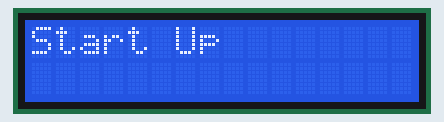
This program was run on a simulated ESP32. On the bench: 16×2 character LCD.

Above: at 0.2 s.
At 2.2 s:
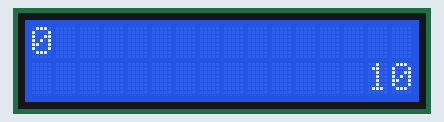
At 3.2 s:
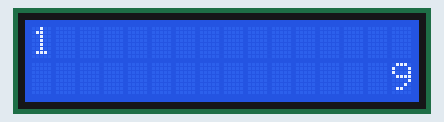
At 4.2 s:
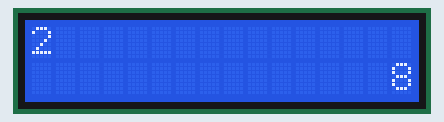
At 7.2 s:
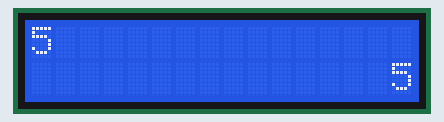
At 12.3 s:
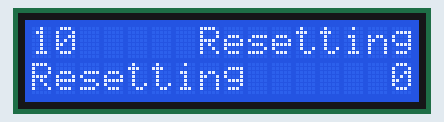

Measured:
- by itself, everything shown: repeats every 11.1 s, in 11 steps
- what the display in image 1 shows lasts 1.0 s, from 2.1 s to 3.1 s

The program:

main.cpp
```cpp
/* ============================================================
 * PROJECT:     I2C Display Demo
 * BOARD:       ESP32 DevKit (esp32dev)
 * AUTHOR:      Yunus Hassen
 * DATE:        2026-07-22
 *
 * DESCRIPTION:
 * This project counts from 0 to 10 and displays the running
 * count on the top line of an I2C LCD, with a countdown to 10
 * right-aligned on the bottom line. Once the counter hits 10,
 * "Resetting" is shown briefly before the count starts over.
 *
 * WIRING (GPIO -> Component):
 * - GPIO 21 (SDA) -> LCD SDA
 * - GPIO 22 (SCL) -> LCD SCL
 *
 * LIBRARIES:
 * - LiquidCrystal_I2C: For controlling the I2C LCD.
 * - Wire: For I2C communication.
 *
 * NOTES:
 *  - counter is a uint8_t since it only ever ranges 0-10.
 *
 * BUILD & RUN:
 *   pio run
 *   wokwi-cli .
 * ============================================================ */

#include <Arduino.h>
#include <Wire.h>
#include <LiquidCrystal_I2C.h>

#define SDA_PIN 21
#define SCL_PIN 22

LiquidCrystal_I2C lcd(0x27, 16, 2); // Create an LCD object with I2C address 0x27, 16 columns, and 2 rows
uint8_t counter = 0;

// This function prints an integer value right-aligned on the LCD at a specified row.
void printRightAligned(int value, int row, int screenWidth = 16) {
  String str = String(value);
  int startCol = screenWidth - str.length();
  lcd.setCursor(startCol, row);
  lcd.print(str);
}

void setup() {
  Serial.begin(9600);
  Wire.begin(SDA_PIN, SCL_PIN); // ESP32 default I2C pins
  lcd.begin(16, 2); // Initialize the LCD with 16 columns and 2 rows
  lcd.init();
  lcd.backlight();

  lcd.print("Start Up");
  delay(2000); // Display "Start Up" for 2 seconds
}

void loop() {
    lcd.clear(); // Clear the LCD for the next value
    lcd.setCursor(0, 0); // Set cursor to first column, first row

    lcd.print(counter); // Print the counter value on the LCD
    if(counter == 10) {
        lcd.setCursor(7, 0);
        lcd.print("Resetting");
        lcd.setCursor(0, 1);
        lcd.print("Resetting");
    }

    lcd.setCursor(15, 1);
    printRightAligned(10 - counter, 1);

    counter++;
    delay(1000); // Wait for 1 second before the next loop iteration

    if(counter > 10) {
        counter = 0;
    }
}
```
